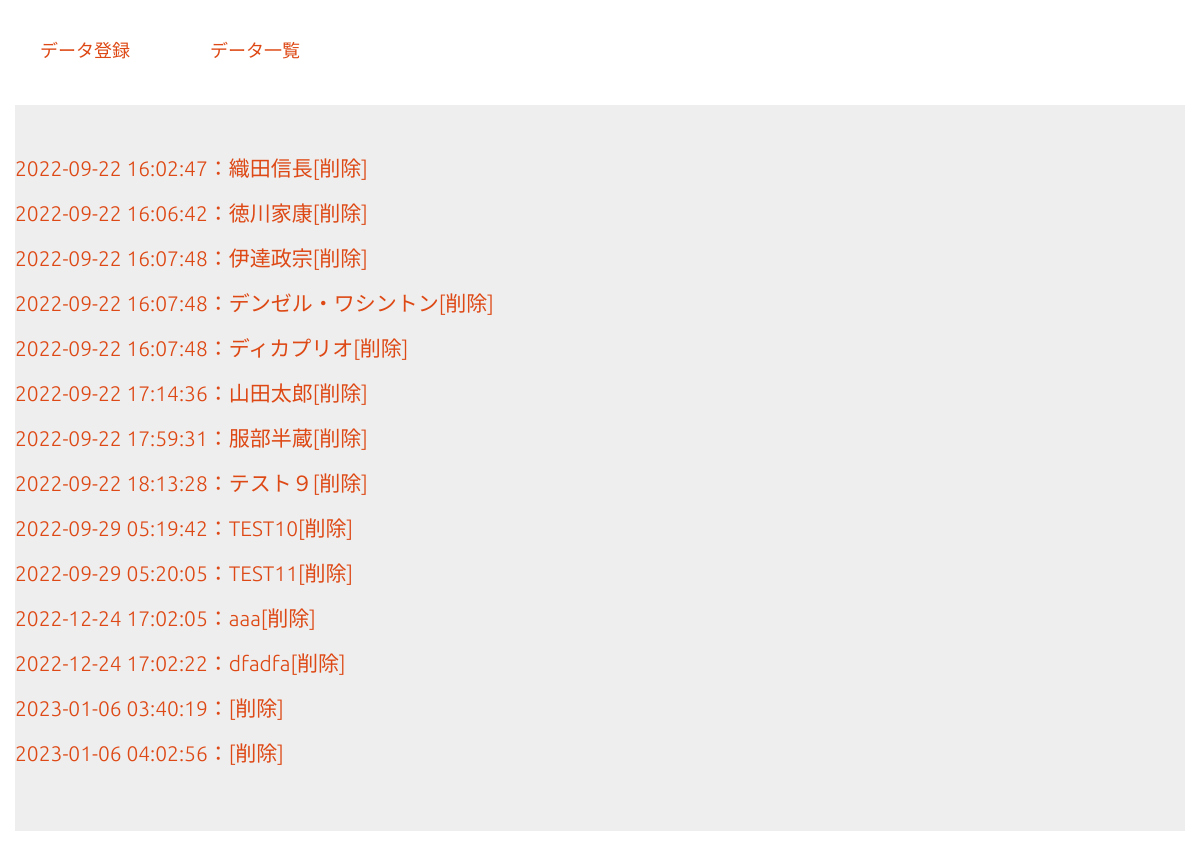
The app's page /php03_haifu/select.php with its own data.
### tables this page shows
CREATE TABLE `gs_an_table` (
  `id` int(12) NOT NULL,
  `name` varchar(64) NOT NULL,
  `age` int(3) NOT NULL,
  `email` varchar(256) NOT NULL,
  `content` text DEFAULT NULL,
  `indate` datetime NOT NULL,
  `img` mediumblob NOT NULL
);

### php03_haifu/select.php (the view, shortened to what this page needs)
<?php
try {
    $db_name = 'gs_db3';
    $db_id   = 'root';
    $db_pw   = '';
    $db_host = 'localhost';
    $pdo = new PDO('mysql:dbname=' . $db_name . ';charset=utf8;host=' . $db_host, $db_id, $db_pw);
} catch (PDOException $e) {
    exit('DB Connection Error:' . $e->getMessage());
}
$stmt = $pdo->prepare('SELECT * FROM gs_an_table;');
$status = $stmt->execute();
$view = '';
if ($status === false) {
    $error = $stmt->errorInfo();
    exit('SQLError:' . print_r($error, true));
} else {
    while ($result = $stmt->fetch(PDO::FETCH_ASSOC)) {
        $view .= '<p>';
        $view .= '<a href="detail.php?id=' . $result['id'] . '">';
        $view .= $result['indate'] . '：' . $result['name'];
        $view .= '</a>';
        $view .= '<a href="delete.php?id=' . $result['id'] . '">';
        $view .= '[削除]';
        $view .= '</a>';
        $view .= '</p>';
    }
}
?>
<!DOCTYPE html>
<html lang="ja">
<head>
    <link rel="stylesheet" href="css/range.css">
    <link href="css/bootstrap.min.css" rel="stylesheet">
</head>
<body id="main">
    <header>
    <nav style="display: inline-flex;">
            <div class="container-fluid">
                <div class="navbar-header"><a class="navbar-brand" href="index.php">データ登録</a></div>
            </div>
            <div class="container-fluid">
                <div class="navbar-header"><a class="navbar-brand" href="select.php">データ一覧</a></div>
            </div>
        </nav>
    </header>
    <div>
        <div class="container jumbotron">
            <?= $view ?>
        </div>
    </div>
</body>
</html>

### php03_haifu/select.php (style rules this page uses)
div { padding: 10px; font-size: 16px; }

### records on screen
gs_an_table: value "2022-09-22 16:02:47：織田信長 [削除]"
gs_an_table: value "2022-09-22 16:06:42：徳川家康 [削除]"
gs_an_table: value "2022-09-22 16:07:48：伊達政宗 [削除]"
gs_an_table: value "2022-09-22 16:07:48：デンゼル・ワシントン [削除]"
gs_an_table: value "2022-09-22 16:07:48：ディカプリオ [削除]"
gs_an_table: value "2022-09-22 17:14:36：山田太郎 [削除]"
gs_an_table: value "2022-09-22 17:59:31：服部半蔵 [削除]"
gs_an_table: value "2022-09-22 18:13:28：テスト９ [削除]"
gs_an_table: value "2022-09-29 05:19:42：TEST10 [削除]"
gs_an_table: value "2022-09-29 05:20:05：TEST11 [削除]"
gs_an_table: value "2022-12-24 17:02:05：aaa [削除]"
gs_an_table: value "2022-12-24 17:02:22：dfadfa [削除]"
gs_an_table: value "2023-01-06 03:40:19： [削除]"
gs_an_table: value "2023-01-06 04:02:56： [削除]"
